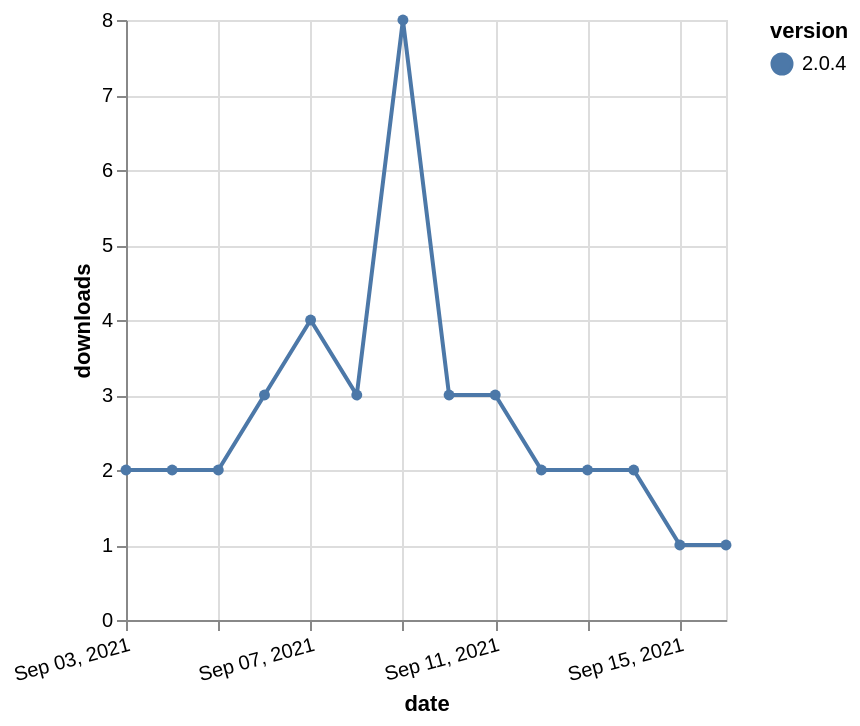

Source (Vega-Lite JSON):
### Vega-Lite specification from a JSON file in a GitHub repository (floating-point values rounded to 4 significant figures)
{"$schema": "https://vega.github.io/schema/vega-lite/v5.json", "description": "A simple bar chart with embedded data.", "data": {"values": [{"date": "2021-09-03", "total": 5111, "delta": 2, "version": "2.0.4"}, {"date": "2021-09-04", "total": 5113, "delta": 2, "version": "2.0.4"}, {"date": "2021-09-05", "total": 5115, "delta": 2, "version": "2.0.4"}, {"date": "2021-09-06", "total": 5118, "delta": 3, "version": "2.0.4"}, {"date": "2021-09-07", "total": 5122, "delta": 4, "version": "2.0.4"}, {"date": "2021-09-08", "total": 5125, "delta": 3, "version": "2.0.4"}, {"date": "2021-09-09", "total": 5133, "delta": 8, "version": "2.0.4"}, {"date": "2021-09-10", "total": 5136, "delta": 3, "version": "2.0.4"}, {"date": "2021-09-11", "total": 5139, "delta": 3, "version": "2.0.4"}, {"date": "2021-09-12", "total": 5141, "delta": 2, "version": "2.0.4"}, {"date": "2021-09-13", "total": 5143, "delta": 2, "version": "2.0.4"}, {"date": "2021-09-14", "total": 5145, "delta": 2, "version": "2.0.4"}, {"date": "2021-09-15", "total": 5146, "delta": 1, "version": "2.0.4"}, {"date": "2021-09-16", "total": 5147, "delta": 1, "version": "2.0.4"}]}, "width": "container", "mark": {"type": "line", "point": {"filled": true}}, "encoding": {"x": {"field": "date", "type": "temporal", "timeUnit": "yearmonthdate", "title": "date", "axis": {"labelAngle": -15}}, "y": {"field": "delta", "type": "quantitative", "title": "downloads"}, "color": {"field": "version", "type": "nominal"}, "tooltip": {"field": "delta"}}}
